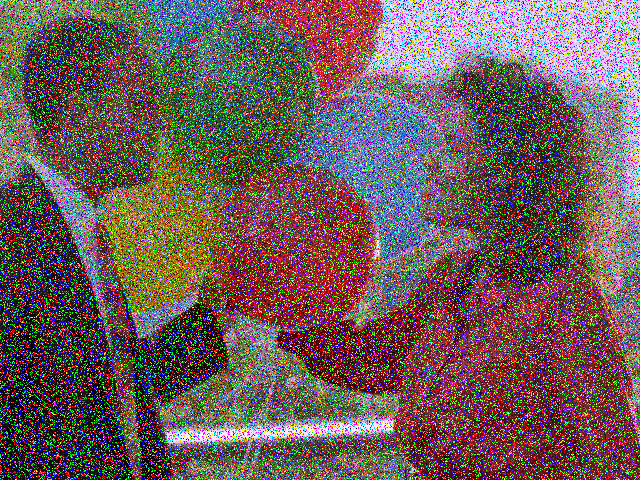
#> input picture pepper/balloons_noisy.png, 640 x 480 px, found by its file name
$ python bilateral_color.py
#> lines starting #> are read from the running program, lines starting #| are printed output that depends on the picture
# -*- coding: utf-8 -*-
"""
Created on Sun Dec  2 15:17:26 2018

@author: IIST
"""
from PIL import Image
import numpy as np

import matplotlib.pyplot as plt
import numpy as np
import math
from PIL import Image
def distance(i, j):
    return np.absolute(i-j)

def bilateral_filter(i,j,d,I,sigma_d,sigma_r):
    arr=[]
    sum_num=0
    sum_den=0
    for k in range(i-math.floor(d/2),i+math.ceil(d/2)):
        for l in range(j-math.floor(d/2),j+math.ceil(d/2)):
            term1=(((i-k)**2)+(j-l)**2)/(sigma_d**2*2)
            term2=(distance(I[i,j],I[k,l]))/(sigma_r**2*2)
            term=term1+term2
            w=math.exp(-term)
            arr.append(w)
            sum_num=sum_num+(I[k,l]*w)
            sum_den=sum_den+w
    return sum_num/sum_den

img = Image.open('balloons_noisy.png')
#> img is the input picture: PIL image 640x480 RGB; mean R, G, B 109.1, 92, 89.9
img.load()

b,g,r=img.split()
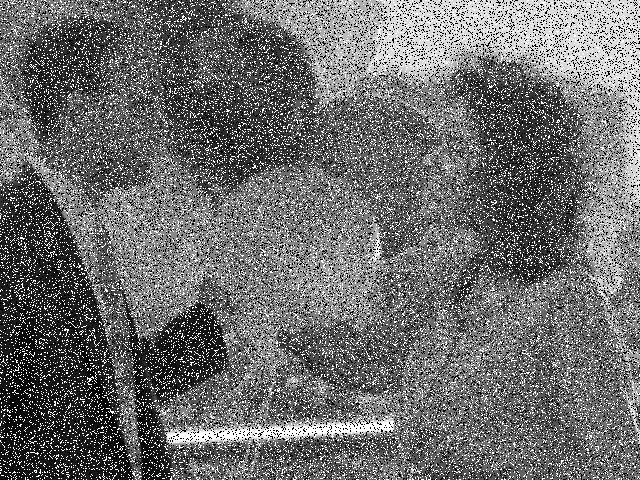
#> b: PIL image 640x480 L; min 0, max 255, mean 109.1
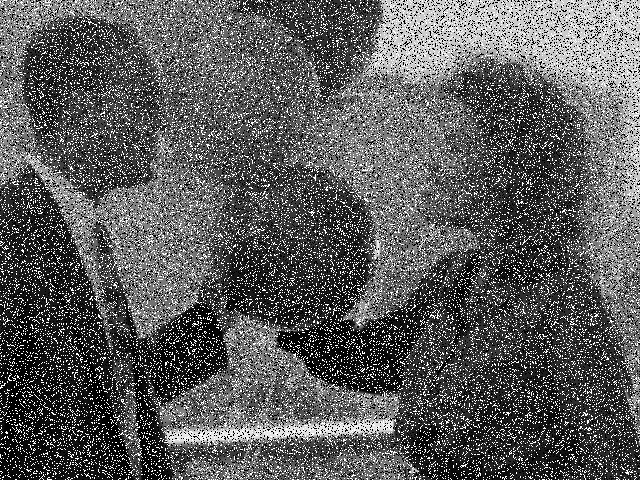
#> g: PIL image 640x480 L; min 0, max 255, mean 92
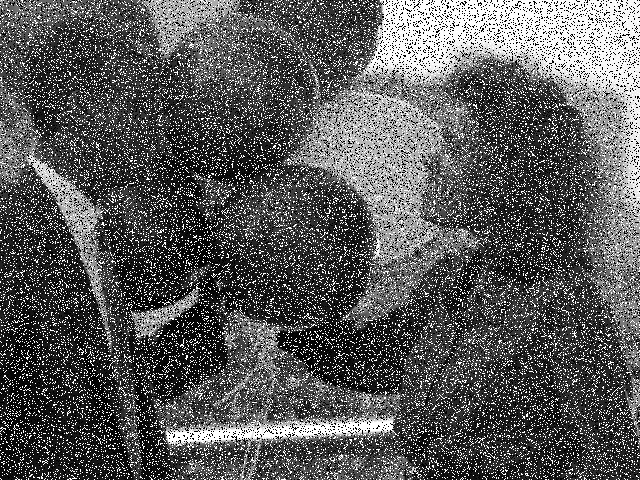
#> r: PIL image 640x480 L; min 0, max 255, mean 89.9

R=np.asarray( r, dtype="float" )
G=np.asarray( g, dtype="float" )
B=np.asarray( b, dtype="float" )

Rnew=np.zeros((R.shape[0],R.shape[1]))
Gnew=np.zeros((G.shape[0],G.shape[1]))
Bnew=np.zeros((B.shape[0],B.shape[1]))

width = img.size[0] #define W and H
#> width = 640
height = img.size[1]
#> height = 480

for y in range(0, height): #each pixel has coordinates
    row = ""
    for x in range(0, width):

        RGB = img.getpixel((x,y))
        R[y,x],G[y,x],B[y,x] = RGB  #now you can use the RGB value

radius=7
I=np.lib.pad(R, 3, 'mean')
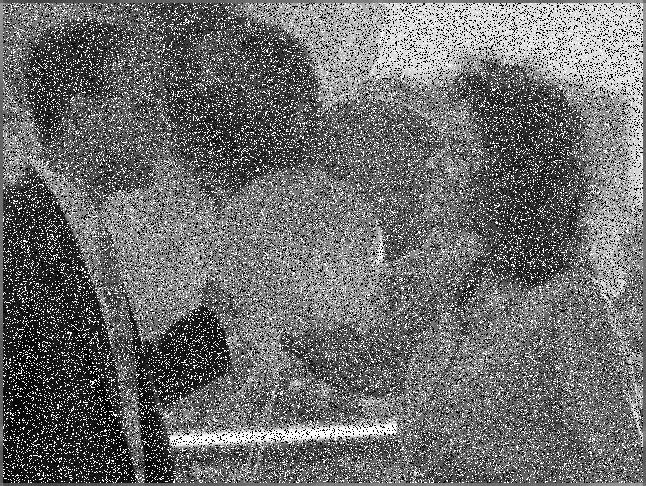
#> I: shape (486, 646) float64; min 0, max 255, mean 109.1
I_new=np.copy(R)
for i in range(1,R.shape[0]):
    for j in range(1,R.shape[1]):
#> (the run stopped early here; a loop or call above may not have finished)
